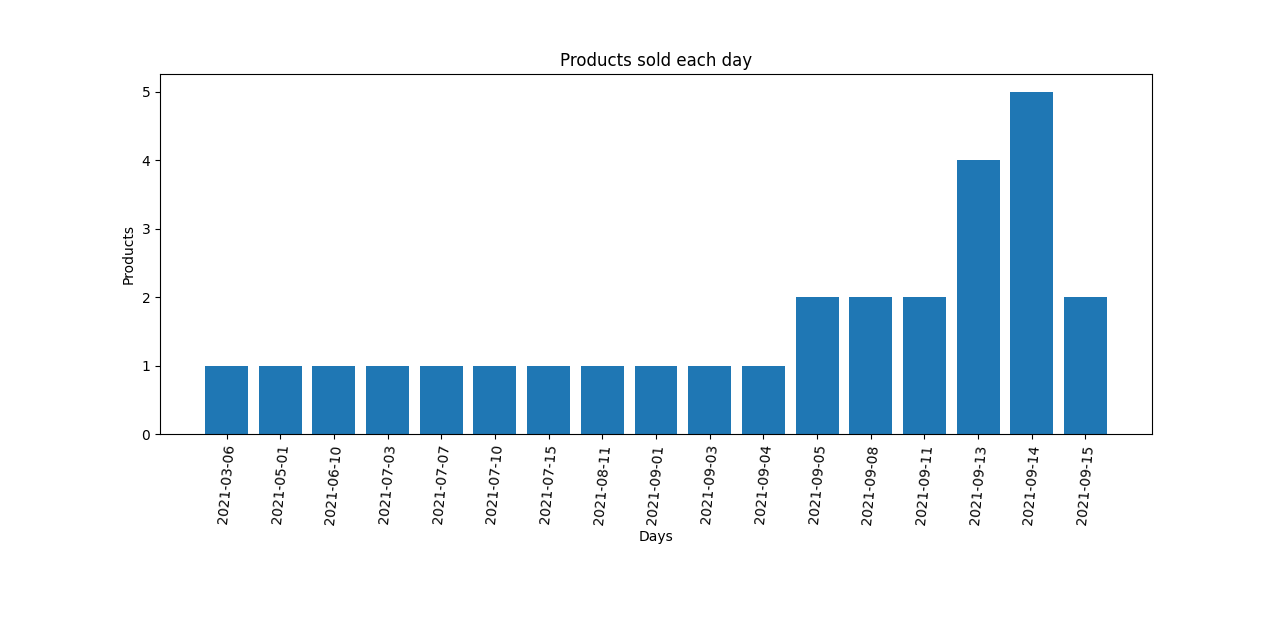

This chart was generated by the following Python code:
import matplotlib.pyplot as plt
from mysql.connector import connect, Error

try:
    mydb = connect(
            host = "tvb-production-mysql.cfq6jedl25zx.us-east-2.rds.amazonaws.com",
            user = "admin",
            password = "TvBLive2021!",
            database = "vintage_bar_live"
        )
    mycursor = mydb.cursor()
    sql = '''SELECT count(DISTINCT vp.name), DATE_FORMAT(voi.created_at, '%Y-%m-%d') as created_date from vb_order_items voi 
left join vb_products vp on vp.id = voi.product_id 
left JOIN vb_users vu on vu.id = vp.commission_user_id 
WHERE vp.commission_user_type = 'private' and vp.created_at >= '2021-01-01 00:00:00' and voi.status != 'pending'
GROUP BY created_date'''
    mycursor.execute(sql)
    myresult = mycursor.fetchall()
    days = []
    products = []
    for item in myresult:
        days.append(item[1])
        products.append(item[0])

    plt.subplots_adjust(bottom=0.30)
    plt.xticks(rotation=85)
    plt.bar(days, products)
    #plt.ylim(0, 10)
    plt.xlabel("Days")
    plt.ylabel("Products")
    plt.title("Products sold each day")
    plt.show()

except Error as e:
    print(e)
